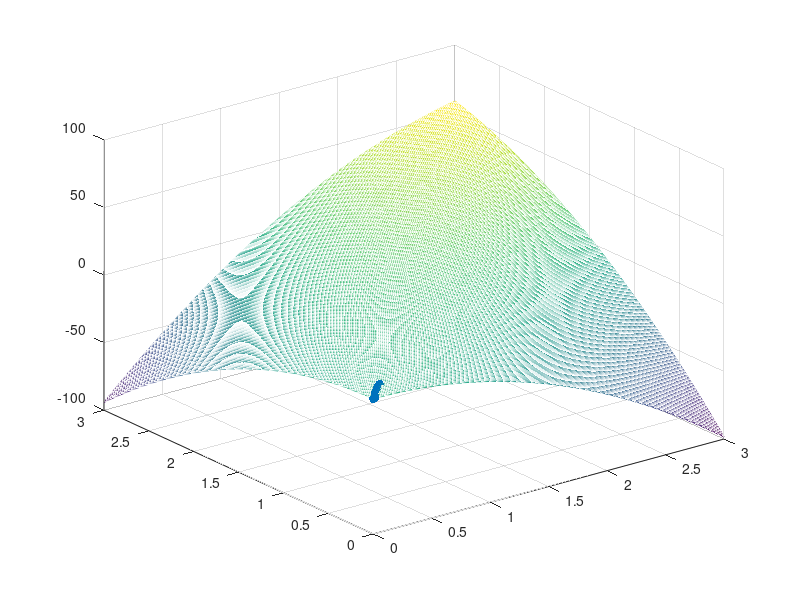

Recreate this plot in MATLAB.
y = [0    66*0.045    88*0.08  118*0.17   156*0.24   203*0.31   244*0.38   302*0.45]';
x1 = [50    66    88   118   156   203   244   302]';
x2=[0 0 0.02 0.055 0.09 0.125 0.16 0.195]';
e=sum(y)
y = y ./ sum(y)
a=sum(x1)
x1 = (x1-x1(1)) ./ a
X=[ones(size(y)) x1.^2 x1 x2.*x1 x2.^2 ]
[b,bint,r,rint,stats] = regress(y,X)
Y2=b(2)*x1.^2+b(3)*x1+b(1)+b(4)*x1.*x2+b(5)*x2.^2;
scatter3(x1,x2,y,'filled')
hold on
x1fit = 0:0.01:3;
x2fit = 0:0.01:3;
[X1fit,X2fit] = meshgrid(x1fit,x2fit);
X1a=[590 594 594 599 602 605 609]
X2a=[0.2558 0.252 0.302 0.2029 0.274 0.256 0.2195]
YFa = b(2)*X1a.^2+b(3).*X1a+b(1)+b(4)*X2a.*X1a+b(5)*X2a.^2
%%%%%%sensi ana
%X1b=X1a.*(1-0.025)
%X1c=X1a.*(1+0.025)
%X1d=X1a.*(1-0.05)
%X1e=X1a.*(1+0.05)
%YFa = b(2)*X1a.^2+b(3).*X1a+b(1)+b(4)*X2a.*X1a+b(5)*X2a^2
%YFb = b(2)*X1b.^2+b(3).*X1b+b(1)+b(4)*X2a.*X1b+b(5)*X2a^2
%YFc = b(2)*X1c.^2+b(3).*X1c+b(1)+b(4)*X2a.*X1c+b(5)*X2a^2
%YFd = b(2)*X1d.^2+b(3).*X1d+b(1)+b(4)*X2a.*X1d+b(5)*X2a^2
%YFe = b(2)*X1e.^2+b(3).*X1e+b(1)+b(4)*X2a.*X1e+b(5)*X2a^2
%disp(YF.*e)
YFIT = b(2)*X1fit.^2+b(3)*X1fit+b(1)+b(4)*X1fit.*X2fit+b(5)*X2fit.^2;
mesh(X1fit,X2fit,YFIT)
hold on
%x2=ones(size(x2))
%scatter3(x1,x2,b(2)*x1.^2+b(3)*x1+b(1)+b(4)*x1.*x2+b(5)*x2.^2,'filled')
hold off
